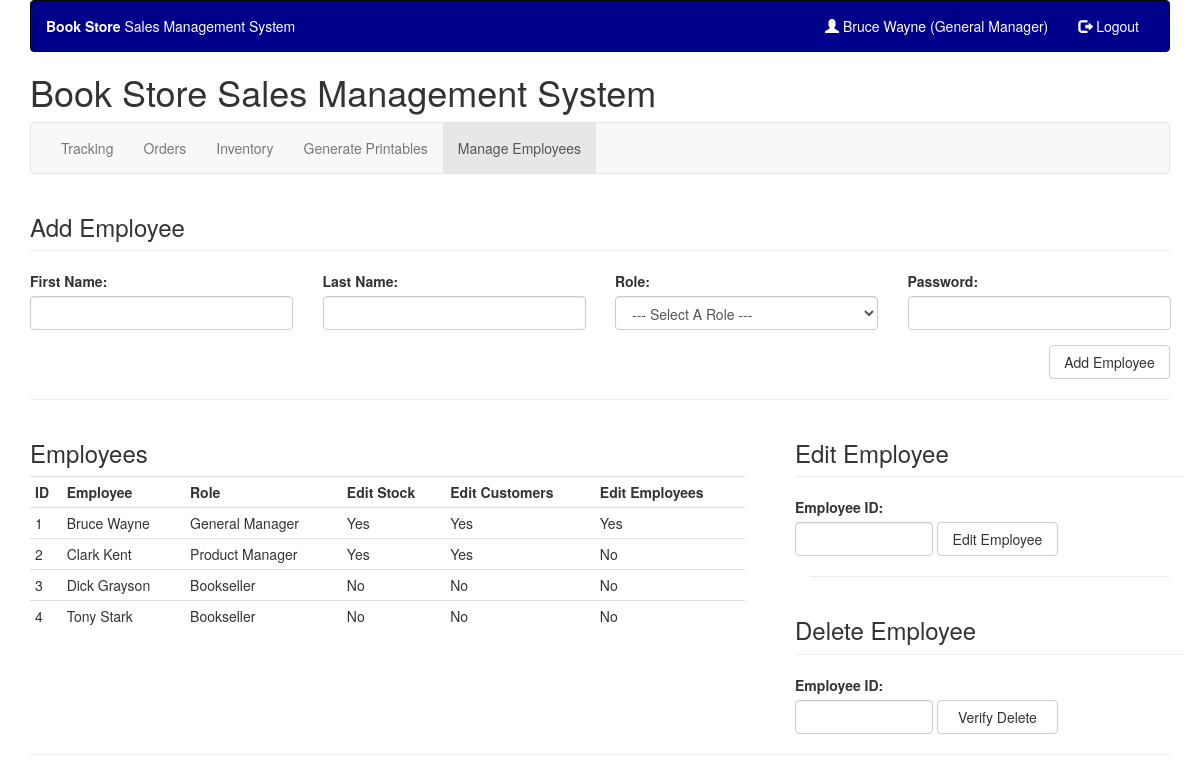
The page /emp/editemployee.php (signed in) on the database its author committed.
### tables this page shows
CREATE TABLE `Roles` (
  `RolesID` int(11) NOT NULL,
  `RoleName` varchar(45) NOT NULL
);

CREATE TABLE `Employees` (
  `EmployeeID` int(11) NOT NULL,
  `FirstName` varchar(45) DEFAULT NULL,
  `LastName` varchar(45) DEFAULT NULL,
  `Role` int(11) DEFAULT NULL,
  `Password` varchar(45) DEFAULT NULL
);

### emp/editemployee.php (the view, shortened to what this page needs)
<?php
include('includes/employee_header.php');
include "../includes/database.php";
?>
<div class="row">
	<div class="col-md-12">
		<h3>Add Employee</h3>
		<hr style='margin-top:3px' />
	</div>
</div>
<form method="post">
	<div class="row">
		<div class="col-md-3">
			<div class="form-group">
				<label for="fname">First Name:</label>
				<input type="text" class="form-control" name="FirstName" style="width:263px">
			</div>
		</div>
		<div class="col-md-3">
			<div class="form-group">
				<label for="lname">Last Name:</label>
				<input type="text" class="form-control" name="LastName" style="width:263px">
			</div>
		</div>
		<div class="col-md-3">
			<div class="form-group">
				<label for="role">Role:</label><br />
				<?php
					echo '<div class="form-group">';
					echo '<select class="form-control" name="Role">';
					echo '<option value="">--- Select A Role ---</option>';
					echo '</select>';
					echo '</div>';
				?>
			</div>
		</div>
		<div class="col-md-3">
			<div class="form-group">
				<label>Password:</label>
				<input type="password" class="form-control" name="Password" style="width:263px">
			</div>
		</div>
		<div class="row" style="padding-right:15px">
			<div class="col-md-12" style="text-align:right">
				<button type="submit" class="btn btn-default" name="btnAdd" action="editemployee.php" style="width:121px">Add Employee</button>
			</div>
		</div>
	</div>
</form>
<hr />
<div id="employeeTable" class="row">
	<div class="col-md-8">
		<h3>Employees</h3>
		<div class="row" style="padding-left:15px">
			<table class="table table-condensed" style="width:715px">
				<tr>
					<th>ID</th>
					<th>Employee</th>
					<th>Role</th>
					<th>Edit Stock</th>
					<th>Edit Customers</th>
					<th>Edit Employees</th>
				</tr>
				<?php
					$query = "SELECT EmployeeID, FirstName, LastName, Role, RoleName FROM Employees INNER JOIN Roles ON Employees.Role = Roles.RolesID";
					$result = mysqli_query($link, $query);
					while($row = mysqli_fetch_array($result)){
						$EmployeeID = $row['EmployeeID'];
						$FName = $row['FirstName'];
						$LName = $row['LastName'];
						$RoleName = $row['RoleName'];
						$Role = $row['Role'];
						echo "<tr>";
						echo "<td> $EmployeeID </td>";
						echo "<td> $FName $LName </td>";
						echo "<td> $RoleName </td>";
						if($Role == "1"){
							echo "<td> Yes </td>";
							echo "<td> Yes </td>";
							echo "<td> Yes </td>";
						}else if($Role == "2"){
							echo "<td> Yes </td>";
							echo "<td> Yes </td>";
							echo "<td> No </td>";
						}else if($Role == "3"){
							echo "<td> No </td>";
							echo "<td> No </td>";
							echo "<td> No </td>";
						}else{
							echo "<td> No </td>";
							echo "<td> No </td>";
							echo "<td> No </td>";
						}
						echo "</tr>";
					}
				?>
			</table>
		</div>
	</div>
	<div class="col-md-4">
		<div class="row">
			<h3>Edit Employee</h3>
			<hr style='margin-top:3px' />
			<label>Employee ID:</label>
			<form class="form-inline" method="post">
				<div class="form-group">
					<input type="text" class="form-control" name="editemp" style="width:138px">
				</div>
				<button type="submit" class="btn btn-default" name="btnEmpIDEdit" style="width:121px">Edit Employee</button>
			</form>
		</div>
	<hr />
		<div class="row">
			<h3>Delete Employee</h3>
			<hr style='margin-top:3px' />
			<label for="delempid">Employee ID:</label>
			<form class="form-inline" method="post">
				<div class="form-group">
					<input type="text" class="form-control" name="verifydel" style="width:138px">
				</div>
				<button type="submit" class="btn btn-default" name="btnVerifyDel" style="width:121px">Verify Delete</button>
			</form>
		</div>
	</div>
</div>
<hr />
<br />
<?php
include('includes/footer_empty.php');
?>

### emp/includes/employee_header.php (shortened to what this page needs)
<?php
include_once "../includes/database.php";
function roleName($rid){
    global $link;
    $sql = "SELECT * FROM Roles WHERE RolesID = $rid";
    $result = mysqli_query($link,$sql);
    $row = mysqli_fetch_assoc($result);
    return $row["RoleName"];
}
$roleName = "(".roleName($_SESSION["role"]).")";
function managerMenu($rid){
    if ($rid == 1){
        $active = "";
        if (basename($_SERVER['PHP_SELF']) == 'editemployee.php'){$active = "class='active'";}
        echo "<li ".$active." ><a href='editemployee.php'>Manage Employees</a></li>";
    }
}
?>
<!DOCTYPE html>
<html lang="en">
<head>
    <link rel="stylesheet" href="https://maxcdn.bootstrapcdn.com/bootstrap/3.3.7/css/bootstrap.min.css">
    <link rel="stylesheet" href="../../css/callouts.css">
    <link rel="stylesheet" href="//code.jquery.com/ui/1.12.1/themes/base/jquery-ui.css">
    <link rel="stylesheet" href="../../css/callouts.css">
</head>
<body>
    <div class="container">
        <header>
            <div id="topHeaderRow">
                <nav class="navbar navbar-inverse " role="navigation" style="background-color: darkblue">
                    <div class="navbar-header">
                        <p class="navbar-text" style="color: white"><strong>Book Store </strong>Sales Management System</p>
                    </div>
                    <div class="collapse navbar-collapse navbar-ex1-collapse pull-right">
                        <ul class="nav navbar-nav">
                            <?php
                            if(isset($_SESSION['eid'])){
                                echo "<li><a href='tracking.php' style='color: white'><span class='glyphicon glyphicon-user'></span> ".$_SESSION['efname']." ".$_SESSION['elname']." ".$roleName."</a></li>";
                                echo "<li><a href='php/logout.php' style='color: white'><span class='glyphicon glyphicon-log-out'></span> Logout</a></li>";
                            } else {
                                echo "<li><a href='index.php' style='color: white'><span class='glyphicon glyphicon-log-in'></span> Login</a></li>";
                            }
                            ?>
                        </ul>
                    </div>
                </nav>
            </div>
            <h1>Book Store Sales Management System</h1>
            <div id="mainNavigationRow">
                <nav class="navbar navbar-default" role="navigation">
                    <div class="collapse navbar-collapse navbar-ex1-collapse">
                        <ul class="nav navbar-nav">
                            <li <?php if (basename($_SERVER['PHP_SELF']) == 'tracking.php'){echo 'class="active"';} ?> ><a href="tracking.php">Tracking</a></li>
                            <li <?php if (basename($_SERVER['PHP_SELF']) == 'orders.php'){echo 'class="active"';} ?> ><a href="orders.php">Orders</a></li>
                            <li <?php if (basename($_SERVER['PHP_SELF']) == 'inventory.php'){echo 'class="active"';} ?> ><a href="inventory.php">Inventory</a></li>
                            <li <?php if (basename($_SERVER['PHP_SELF']) == 'printables.php'){echo 'class="active"';} ?> ><a href="printables.php">Generate Printables</a></li>
                            <?php if(isset($_SESSION['eid'])){managerMenu($_SESSION["role"]);} ?>
                    </div>
                </nav>
            </div>
        </header>

### rows shown on the page
roles: RoleName "(General Manager)"
employees: EmployeeID "1", FirstName "Bruce", LastName "Wayne", roles.RoleName "General Manager", Role "Yes"
employees: EmployeeID "2", FirstName "Clark", LastName "Kent", roles.RoleName "Product Manager", Role "Yes"
employees: EmployeeID "3", FirstName "Dick", LastName "Grayson", roles.RoleName "Bookseller", Role "No"
employees: EmployeeID "4", FirstName "Tony", LastName "Stark", roles.RoleName "Bookseller", Role "No"

### other values the page prints
$_SESSION['efname'] "Bruce"
$_SESSION['elname'] "Wayne"
